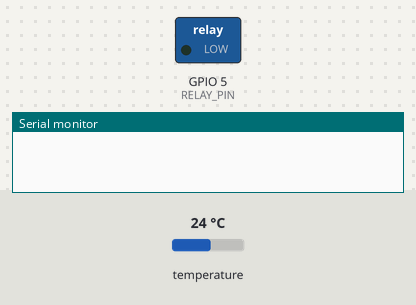
Recording of a program running on a simulated ESP32. Parts: switched loads named in the program (green lamp = pin HIGH), the last lines printed to the serial monitor. The inputs (shaded band) are chosen by the test bench; at power-on: temperature 24 °C.

Above: at 0.0 s.
At 1.6 s:
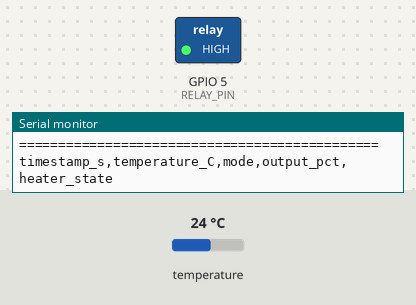
Timing chart, 0 to 3.8 s (numbered marks = the images above):
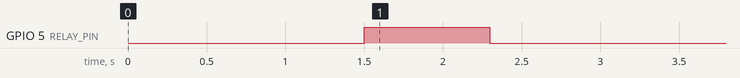

Measured:
- by itself, GPIO 5 (RELAY_PIN): HIGH → LOW at 2.3 s

The program:

main.cpp
```cpp
// Steam-Aware Valve Control - Unified Idle-Shutoff Experiment
// Compares NAIVE (fixed 15% idle crack) vs SMART (physics-based idle shutoff & preheat)

#include <Arduino.h>
#include <OneWire.h>
#include <DallasTemperature.h>

#define ONE_WIRE_BUS 4
#define RELAY_PIN 5
#define RELAY_ON  LOW
#define RELAY_OFF HIGH

// ==== TOGGLE THIS BETWEEN RUNS ====
#define SMART_MODE true    // true = SMART (physics-based 0% idle shutoff & dynamic preheat)
// ===================================

OneWire oneWire(ONE_WIRE_BUS);
DallasTemperature sensors(&oneWire);

const float SETPOINT = 85.0;
const float SAFETY_MAX = 95.0;

// Measured physics rates from physical rig:
const float HEATING_RATE_C_PER_SEC = 1.03 / 60.0; // ~0.01717 C/s
const float COOLING_RATE_C_PER_SEC = 0.375 / 60.0; // ~0.00625 C/s

// Naive baseline parameters:
const unsigned long NAIVE_PREHEAT_LEAD_SEC = 90; // Fixed 90s lead guess
const float NAIVE_IDLE_CRACK_PCT = 15.0;         // Fixed 15% wasted idle power

// ---- 2-Job Schedule with 4-minute Idle Gap ----
struct Job { unsigned long start; unsigned long end; };
Job schedule[] = {
  {0, 60},      // Job 1: 0s to 60s
  {300, 420},   // Job 2: 300s to 420s (Idle Gap: 60s to 300s)
};
const int NUM_JOBS = 2;

// PID Gains
float Kp = 30.0, Ki = 0.2, Kd = 5.0;
float integral = 0, lastError = 0;
unsigned long lastPIDTime = 0, windowStartTime = 0, onTimeMs = 0;
const unsigned long WINDOW_SIZE_MS = 15000; // 15-second smooth relay window
bool heaterOn = false;

enum Mode { IN_JOB, IDLE_HOLD, IDLE_SHUTOFF, PREHEATING, DONE };
Mode currentMode = IN_JOB;

void setup() {
  Serial.begin(115200);
  delay(1500);

  pinMode(RELAY_PIN, OUTPUT);
  digitalWrite(RELAY_PIN, RELAY_OFF);

  sensors.begin();
  sensors.setWaitForConversion(true);

  Serial.println("\n==============================================");
  Serial.print("   IDLE-SHUTOFF EXPERIMENT - MODE: ");
  Serial.println(SMART_MODE ? "SMART (Physics Shutoff)" : "NAIVE (Fixed 15% Crack)");
  Serial.println("   Schedule: Job1 (0-60s) -> Gap (60-300s) -> Job2 (300-420s)");
  Serial.println("==============================================");
  Serial.println("timestamp_s,temperature_C,mode,output_pct,heater_state");

  lastPIDTime = millis();
  windowStartTime = millis();
}

long secondsUntilNextJob(unsigned long nowSec, bool &inJobNow) {
  inJobNow = false;
  for (int i = 0; i < NUM_JOBS; i++) {
    if (nowSec >= schedule[i].start && nowSec < schedule[i].end) {
      inJobNow = true;
      return 0;
    }
    if (nowSec < schedule[i].start) return schedule[i].start - nowSec;
  }
  return -1; // Schedule complete
}

void loop() {
  unsigned long nowMs = millis();
  unsigned long nowSec = nowMs / 1000;

  sensors.requestTemperatures();
  float tempC = sensors.getTempCByIndex(0);

  if (tempC == DEVICE_DISCONNECTED_C || tempC < -50.0) {
    digitalWrite(RELAY_PIN, RELAY_OFF);
    Serial.println("ERROR: Sensor disconnected, heater forced OFF");
    delay(1000);
    return;
  }

  if (tempC >= SAFETY_MAX) {
    digitalWrite(RELAY_PIN, RELAY_OFF);
    Serial.printf("SAFETY CUTOFF: %.2f C >= %.1f C\n", tempC, SAFETY_MAX);
    delay(1000);
    return;
  }

  bool inJobNow;
  long gapSec = secondsUntilNextJob(nowSec, inJobNow);
  float output = 0;

  if (inJobNow) {
    currentMode = IN_JOB;
  }
  else if (gapSec > 0) {
    #if SMART_MODE
      // ---- SMART DECISION LOGIC ----
      float predictedDropIfOff = gapSec * COOLING_RATE_C_PER_SEC;
      float predictedTempAtNextJob = tempC - predictedDropIfOff;
      float reheatTimeNeeded = (SETPOINT - predictedTempAtNextJob) / HEATING_RATE_C_PER_SEC;

      if (reheatTimeNeeded <= gapSec) {
        float leadTime = (SETPOINT - tempC + predictedDropIfOff) / HEATING_RATE_C_PER_SEC;
        currentMode = (gapSec - leadTime > 5) ? IDLE_SHUTOFF : PREHEATING;
      } else {
        currentMode = IDLE_HOLD;
      }
    #else
      // ---- NAIVE BASELINE: Fixed 15% crack, fixed 90s preheat ----
      if ((unsigned long)gapSec <= NAIVE_PREHEAT_LEAD_SEC) {
        currentMode = PREHEATING;
      } else {
        currentMode = IDLE_HOLD; // Naive wastes power with continuous 15% crack
      }
    #endif
  }
  else {
    currentMode = DONE;
  }

  float dt = (nowMs - lastPIDTime) / 1000.0;
  if (dt <= 0) dt = 1.0;
  lastPIDTime = nowMs;

  // Calculate output based on Mode
  if (currentMode == IDLE_SHUTOFF || currentMode == DONE) {
    output = 0.0;
    integral = 0;
  }
  #if !SMART_MODE
  else if (currentMode == IDLE_HOLD) {
    output = NAIVE_IDLE_CRACK_PCT; // 15% power
  }
  #endif
  else {
    // IN_JOB, PREHEATING, or SMART IDLE_HOLD
    if (tempC >= SETPOINT) {
      output = 0.0;
      integral = 0;
    } else if (tempC < (SETPOINT - 2.0f)) {
      output = 100.0;
    } else {
      float error = SETPOINT - tempC;
      integral += error * dt;
      integral = constrain(integral, -20.0f, 20.0f);
      float derivative = (error - lastError) / dt;
      output = (Kp * error) + (Ki * integral) + (Kd * derivative);
      output = constrain(output, 0.0f, 100.0f);
    }
    lastError = SETPOINT - tempC;
  }

  // Smooth Time-Proportioning Relay Control (15s Window)
  if (nowMs - windowStartTime >= WINDOW_SIZE_MS) windowStartTime = nowMs;
  onTimeMs = (unsigned long)((output / 100.0f) * WINDOW_SIZE_MS);
  unsigned long elapsed = nowMs - windowStartTime;
  if (elapsed < onTimeMs && output > 5.0f) {
    digitalWrite(RELAY_PIN, RELAY_ON);
    heaterOn = true;
  } else {
    digitalWrite(RELAY_PIN, RELAY_OFF);
    heaterOn = false;
  }

  String modeStr;
  switch (currentMode) {
    case IN_JOB: modeStr = "IN_JOB"; break;
    case IDLE_HOLD: modeStr = "IDLE_HOLD"; break;
    case IDLE_SHUTOFF: modeStr = "IDLE_SHUTOFF"; break;
    case PREHEATING: modeStr = "PREHEATING"; break;
    case DONE: modeStr = "DONE"; break;
  }

  Serial.printf("%lu,%.2f,%s,%.1f,%d\n", nowSec, tempC, modeStr.c_str(), output, heaterOn ? 1 : 0);

  if (currentMode == DONE && nowSec == 421) {
    Serial.println("\n----------------------------------------------");
    Serial.println(">>> SCHEDULE FINISHED at second 420 (7 mins)!");
    Serial.println("----------------------------------------------\n");
  }

  delay(1000);
}
```
